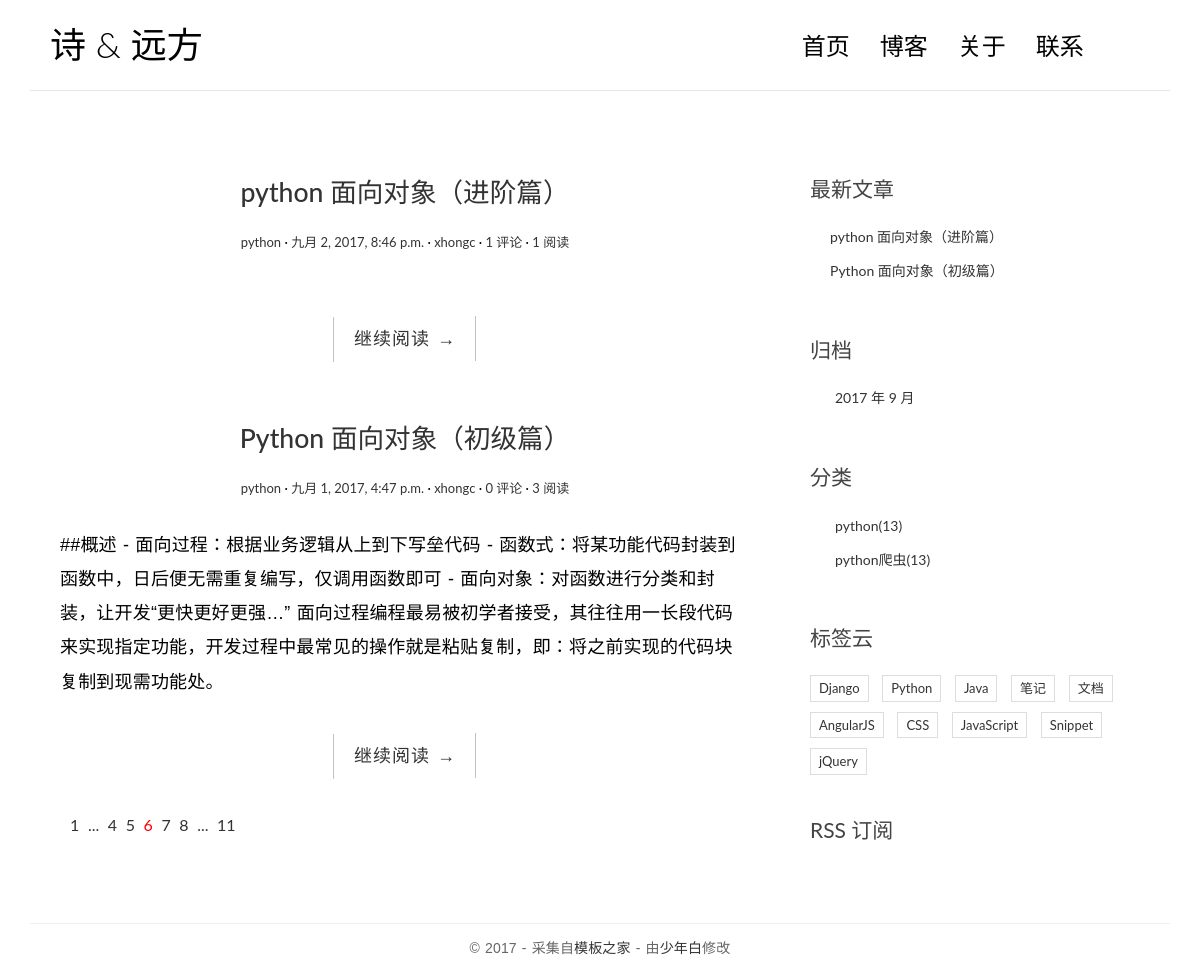
The app's page /, older data.
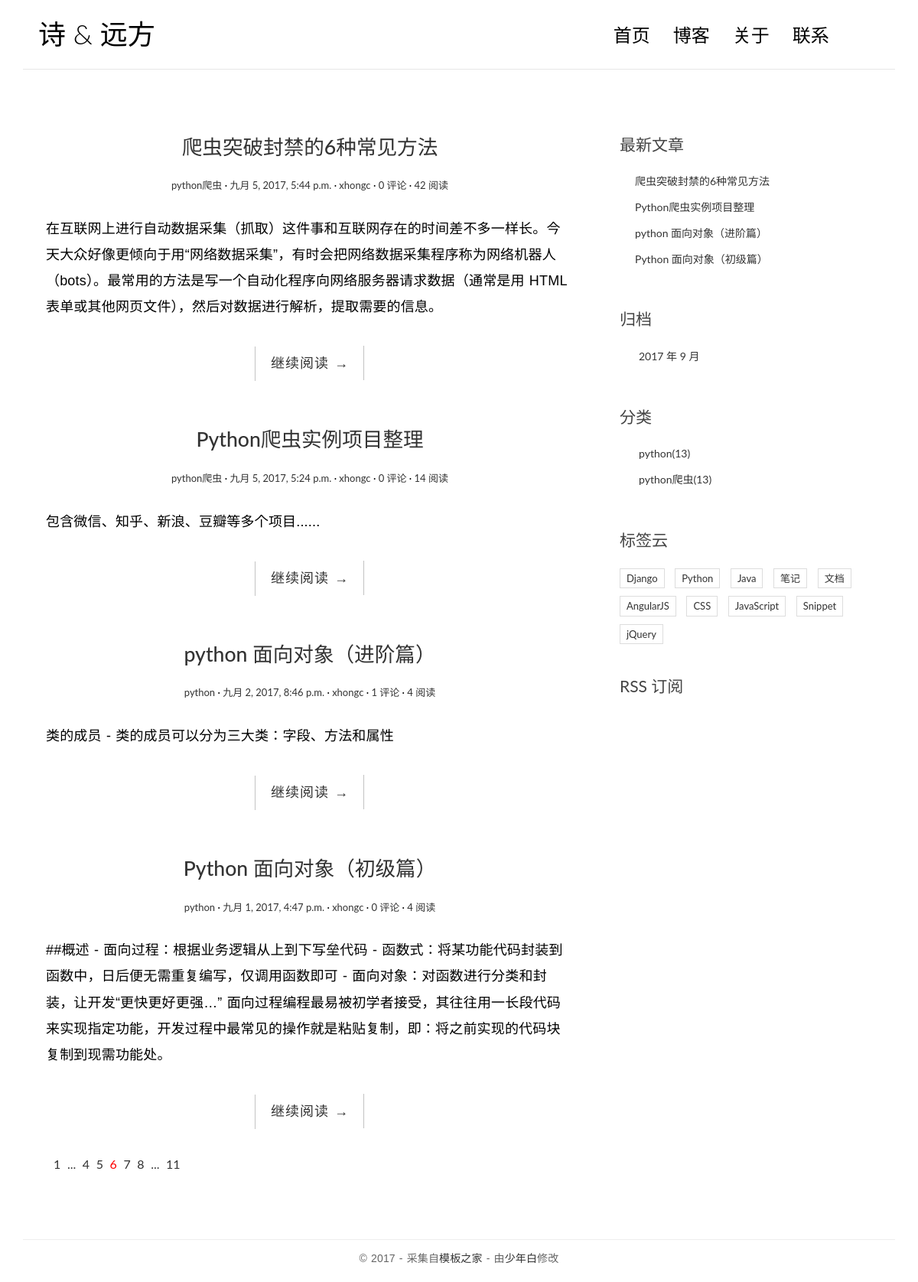
The same page, newer data.
### blog/models.py (models this page shows, shortened)
class Post(models.Model):
    title = models.CharField(max_length=70)
    body = models.TextField()
    created_time = models.DateTimeField()
    modified_time = models.DateTimeField()
    excerpt = models.CharField(max_length=200,blank=True)
    category = models.ForeignKey(Category)
    tags = models.ManyToManyField(Tag,blank=True)
    author = models.ForeignKey(User)
    views = models.PositiveIntegerField(default=0)
    def get_absolute_url(self):
        return reverse('blog:detail',kwargs={'pk':self.pk})

class Category(models.Model):
    name = models.CharField(max_length=100)

### blog/views.py (the view)
# urls.py: url(r'^$',views.index,name='index'),
def index(request):
    post_list = Post.objects.all().order_by('-created_time')
    return render(request,'blog/index.html',context={'post_list':post_list})

### blog/templatetags/blog_tags.py (called while the page is built)
@register.simple_tag
def get_recent_posts(num=5):
    return Post.objects.all().order_by('-created_time')[:num]

@register.simple_tag
def archives():
    return Post.objects.dates('created_time','month',order='DESC')

@register.simple_tag
def get_categories():
    return Category.objects.all()

### templates/blog/index.html
{% extends 'base.html' %}
{% block main %}
              {% for post in post_list %}
                <article class="post post-{{ post.pk }}">
                    <header class="entry-header">
                        <h1 class="entry-title">
                            <a href="{{ post.get_absolute_url }}">{{  post.title }}</a>
                        </h1>
                        <div class="entry-meta">
                            <span class="post-category"><a href="#">{{ post.category.name }}</a></span>
                            <span class="post-date"><a href="#"><time class="entry-date"
                                                                      datetime="{{ post.created_time }}">{{ post.created_time }}</time></a></span>
                            <span class="post-author"><a href="#">{{ post.author }}</a></span>
                            <span class="comments-link"><a href="#">{{ post.comment_set.count }} 评论</a></span>
                            <span class="views-count"><a href="{{ post.get_absolute_url }}">{{ post.views }} 阅读</a></span>
                        </div>
                    </header>
                    <div class="entry-content clearfix">
                        <p>{{ post.excerpt }}</p>
                        <div class="read-more cl-effect-14">
                            <a href="{{ post.get_absolute_url }}" class="more-link">继续阅读 <span class="meta-nav">→</span></a>
                        </div>
                    </div>
                </article>
              {% empty %}
                <div class="no-post">暂时还未发布文章！！！</div>
              {% endfor %}
                <div class="pagination">
                    <ul>
                        <li><a href="">1</a></li>
                        <li><a href="">...</a></li>
                        <li><a href="">4</a></li>
                        <li><a href="">5</a></li>
                        <li class="current"><a href="">6</a></li>
                        <li><a href="">7</a></li>
                        <li><a href="">8</a></li>
                        <li><a href="">...</a></li>
                        <li><a href="">11</a></li>
                    </ul>
                </div>
{% endblock main %}

### templates/base.html (shortened to what this page needs)
{% load staticfiles %}
{% load blog_tags %}
<!DOCTYPE html>
<html>
<head>
    <link rel="stylesheet" href="https://cdn.bootcss.com/bootstrap/3.3.7/css/bootstrap.min.css">
    <link rel="stylesheet" href="http://code.ionicframework.com/ionicons/2.0.1/css/ionicons.min.css">
    <link rel="stylesheet" href="{% static 'blog/css/pace.css' %}">
    <link rel="stylesheet" href="{% static 'blog/css/custom.css'%}">
    <link rel="stylesheet" href="{% static 'blog/css/highlights/github.css' %}">
</head>
<body>
<div class="container">
    <header id="site-header">
        <div class="row">
            <div class="col-md-4 col-sm-5 col-xs-8">
                <div class="logo">
                    <h1><a href="{% url 'blog:index' %}"><b>诗</b> &amp; 远方</a></h1>
                </div>
            </div>
            <div class="col-md-8 col-sm-7 col-xs-4">
                <nav class="main-nav" role="navigation">
                    <div class="collapse navbar-collapse" id="bs-example-navbar-collapse-1">
                        <ul class="nav navbar-nav navbar-right">
                            <li class="cl-effect-11"><a href="{% url 'blog:index' %}" data-hover="首页">首页</a></li>
                            <li class="cl-effect-11"><a href="full-width.html" data-hover="博客">博客</a></li>
                            <li class="cl-effect-11"><a href="about.html" data-hover="关于">关于</a></li>
                            <li class="cl-effect-11"><a href="contact.html" data-hover="联系">联系</a></li>
                        </ul>
                    </div>
                </nav>
            </div>
        </div>
    </header>
</div>
<div class="content-body">
    <div class="container">
        <div class="row">
            <main class="col-md-8">
                {% block main %}
                {% endblock main %}
            </main>
            <aside class="col-md-4">
            </aside>
            <aside class="col-md-4">
                <div class="widget widget-recent-posts">
                    <h3 class="widget-title">最新文章</h3>
                    {% get_recent_posts as recent_post_list %}
                    <ul>
                        {% for post in recent_post_list %}
                        <li>
                            <a href="{{ post.get_absolute_url }}">{{ post.title }}</a>
                        </li>
                    {% empty %}
                        暂无文章
                    {% endfor %}
                    </ul>
                </div>
                <div class="widget widget-archives">
                    <h3 class="widget-title">归档</h3>
                    {% archives as date_list %}
                    <ul>
                        {% for date in date_list %}
                        <li>
                            <a href="{% url 'blog:archives' date.year date.month %}">{{ date.year }} 年 {{ date.month }} 月</a>
                        </li>
                        {% empty %}
                        暂无归档
                        {% endfor %}
                    </ul>
                </div>
                <div class="widget widget-category">
                    <h3 class="widget-title">分类</h3>
                    {% get_categories as category_list %}
                    <ul>
                        {% for category in category_list %}
                        <li>
                            <a href="{% url 'blog:category' category.pk %}">{{ category.name }}<span class="post-count">(13)</span></a>
                        </li>
                        {% empty %}
                        暂无分类
                        {% endfor %}
                    </ul>
                </div>
                <div class="widget widget-tag-cloud">
                    <h3 class="widget-title">标签云</h3>
                    <ul>
                        <li>
                            <a href="#">Django</a>
                        </li>
                        <li>
                            <a href="#">Python</a>
                        </li>
                        <li>
                            <a href="#">Java</a>
                        </li>
                        <li>
                            <a href="#">笔记</a>
                        </li>
                        <li>
                            <a href="#">文档</a>
                        </li>
                        <li>
                            <a href="#">AngularJS</a>
                        </li>
                        <li>
                            <a href="#">CSS</a>
                        </li>
                        <li>
                            <a href="#">JavaScript</a>
                        </li>
                        <li>
                            <a href="#">Snippet</a>
                        </li>
                        <li>
                            <a href="#">jQuery</a>
                        </li>
                    </ul>
                </div>
                <div class="rss">
                    <a href=""> RSS 订阅</a>
                </div>
            </aside>
        </div>
    </div>
</div>
<footer id="site-footer">
    <div class="container">
        <div class="row">
            <div class="col-md-12">
                <p class="copyright">&copy 2017 - 采集自<a href="http://www.cssmoban.com/"
                                                        target="_blank" title="模板之家">模板之家</a>
                    - 由<a href="http://xhongc.cc/" title="网页模板" target="_blank">少年白</a>修改
                </p>
            </div>
        </div>
    </div>
</footer>
</body>
</html>

### blog/static/blog/css/custom.css (style rules this page uses)
* { outline: none; }
h1, h2, h3, h4, h5, h6 { margin-top: 0; }
b { font-weight: 400; }
a { color: #333; }
body { color: #444; font-family: 'Lato', sans-serif; }
p { font-family: 'Ubuntu', sans-serif; font-weight: 400; word-spacing: 1px; letter-spacing: 0.01em; }
#site-header { background-color: #FFF; padding: 25px 20px; margin-bottom: 40px; border-bottom: 1px solid #e7e7e7; }
.logo h1 a { color: #000; }
.logo h1 { margin: 0; font-family: 'Lato', sans-serif; font-weight: 300; }
.main-nav { margin-top: 11px; max-width: 95%; }
.main-nav a { color: #000000 !important; padding: 0 0 5px 0 !important; margin-right: 30px; font-family: 'Lato', sans-serif; font-weight: 300; font-size: 24px; }
.cl-effect-11 a { padding: 10px 0; color: #0972b4; text-shadow: none; }
.cl-effect-11 a::before { position: absolute; top: 0; left: 0; overflow: hidden; padding: 0 0 5px 0 !important; max-width: 0; border-bottom: 1px solid #000; color: #000; content: attr(data-hover); white-space: nowrap; -webkit-transition: max-width 0.5s; -moz-transition: max-width 0.5s; transition: max-width 0.5s; }
.content-body { padding-bottom: 4em; }
.post { background: #fff; padding: 30px 30px 0; }
.entry-title { text-align: center; font-size: 1.9em; margin-bottom: 20px; line-height: 1.6; padding: 10px 20px 0; }
.entry-meta { text-align: center; color: #DDDDDD; font-size: 13px; margin-bottom: 30px; }
.entry-content { font-size: 18px; line-height: 1.9; font-weight: 300; color: #000; }
.post-category::after, .post-date::after, .post-author::after, .comments-link::after { content: ' ·'; color: #000; }
.read-more { font-family: 'Ubuntu', sans-serif; font-weight: 400; word-spacing: 1px; letter-spacing: 0.01em; text-align: center; margin-top: 20px; }
.cl-effect-14 a { padding: 0 20px; height: 45px; line-height: 45px; position: relative; display: inline-block; margin: 15px 25px; letter-spacing: 1px; font-weight: 400; text-shadow: 0 0 1px rgba(255, 255, 255, 0.3); }
.cl-effect-14 a::before, .cl-effect-14 a::after { position: absolute; width: 45px; height: 1px; background: #C3C3C3; content: ''; -webkit-transition: all 0.3s; -moz-transition: all 0.3s; transition: all 0.3s; pointer-events: none; }
.cl-effect-14 a::before { top: 0; left: 0; -webkit-transform: rotate(90deg); -moz-transform: rotate(90deg); transform: rotate(90deg); -webkit-transform-origin: 0 0; -moz-transform-origin: 0 0; transform-origin: 0 0; }
.cl-effect-14 a::after { right: 0; bottom: 0; -webkit-transform: rotate(90deg); -moz-transform: rotate(90deg); transform: rotate(90deg); -webkit-transform-origin: 100% 0; -moz-transform-origin: 100% 0; transform-origin: 100% 0; }
.widget { background: #fff; padding: 30px 0 0; }
.widget-title { font-size: 1.5em; margin-bottom: 20px; line-height: 1.6; padding: 10px 0 0; font-weight: 400; }
.widget-recent-posts ul { padding: 0; margin: 0; padding-left: 20px; }
.widget-recent-posts ul li { list-style-type: none; position: relative; line-height: 170%; margin-bottom: 10px; }
.widget-recent-posts ul li::before { content: '\f3d3'; font-family: "Ionicons"; position: absolute; left: -17px; top: 3px; font-size: 16px; color: #000; }
.widget-archives ul { padding: 0; margin: 0; padding-left: 25px; }
.widget-archives ul li { list-style-type: none; position: relative; line-height: 170%; margin-bottom: 10px; }
.widget-archives ul li::before { content: '\f3f3'; font-family: "Ionicons"; position: absolute; left: -25px; top: 1px; font-size: 16px; color: #000; }
.widget-category ul { padding: 0; margin: 0; padding-left: 25px; }
.widget-category ul li { list-style-type: none; position: relative; line-height: 170%; margin-bottom: 10px; }
.widget-category ul li::before { content: '\f3fe'; font-family: "Ionicons"; position: absolute; left: -25px; top: 1px; font-size: 18px; color: #000; }
.widget-tag-cloud ul { padding: 0; margin: 0; margin-right: -10px; }
.widget-tag-cloud ul li { list-style-type: none; font-size: 13px; display: inline-block; margin-right: 10px; margin-bottom: 10px; padding: 3px 8px; border: 1px solid #ddd; }
.rss { font-size: 21px; margin-top: 30px; }
.rss a { color: #444; }
#site-footer { padding-top: 10px; padding: 0 0 1.5em 0; }
.copyright { text-align: center; padding-top: 1em; margin: 0; border-top: 1px solid #eee; color: #666; }
.pagination ul { list-style: none; }
.pagination ul li { display: inline-block; font-size: 16px; margin-right: 5px; }
.current a { color: red; }

Row changes from the older to the newer data that the page shows:
added Post: title "爬虫突破封禁的6种常见方法", category.name "python爬虫", created_time "九月 5, 2017, 5:44 p.m.", author "xhongc", comment_set.count "0", views "42", excerpt "在互联网上进行自动数据采集（抓取）这件事和互联网存在的时间差不多一样长。今天大众好像更倾向于用“网络数据采集”，有时会把网络数据采集程序称为网络机器人（bots）。最常用的方法是写一个自动化程序向网络服务器请求数据（通常是用 HTML 表单或其他网页文件），然后对数据进行解析，提取需要的信息。"
added Post: title "Python爬虫实例项目整理", category.name "python爬虫", created_time "九月 5, 2017, 5:24 p.m.", author "xhongc", comment_set.count "0", views "14", excerpt "包含微信、知乎、新浪、豆瓣等多个项目......"
changed Post "python 面向对象（进阶篇）": views "1" → "4"; excerpt (not shown) → "类的成员 - 类的成员可以分为三大类：字段、方法和属性"
changed Post "Python 面向对象（初级篇）": views "3" → "4"
